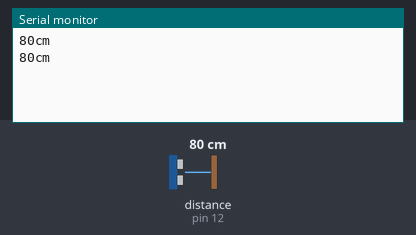
A sketch run on a simulated Arduino Uno, built with avr-gcc and run on an emulated ATmega328P. Shown: the last lines printed to the serial monitor. Inputs (shaded band) come from the test bench; at power-on: distance to the obstacle (sensor on pin 12) 80 cm. The echo pulse lasts 58.3 µs per cm.

Above: at 2.2 s.
2.3 s: distance to the obstacle (sensor on pin 12) set to 2 cm
At 3.6 s:
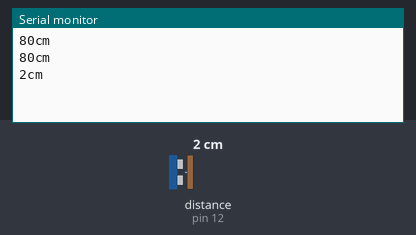
3.8 s: distance to the obstacle (sensor on pin 12) set to 4 cm
At 4.9 s:
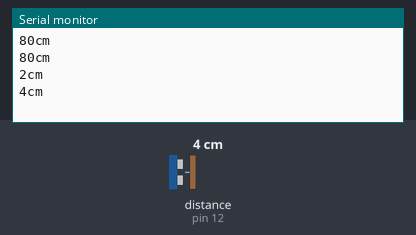
Timing chart, 0 to 6.8 s (numbered marks = the images above; inputs shaded):
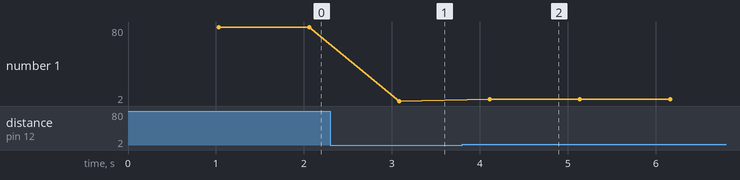

Measured:
- after the input at 2.3 s, the serial monitor: prints a new line after 0.79 s (image 1)
- after the input at 3.8 s, the serial monitor: prints a new line after 0.31 s (image 2)
- plotted number 1: 80 → 2 after the input at 2.3 s, 2 → 4 after the input at 3.8 s

The sketch:

Modulo_de_sensor_ultrasonico.ino
```cpp
#include "SR04.h"
#define TRIG_PIN 12  // pin 12 en el Arduino
#define ECHO_PIN 11  //pin 11 en el Arduino
SR04 sr04 = SR04(ECHO_PIN, TRIG_PIN);
long a;

void setup() {
  Serial.begin(9600);
  delay(1000);
}

void loop() {
  a = sr04.Distance();
  Serial.print(a);
  Serial.println("cm");
  delay(1000);
}
```
